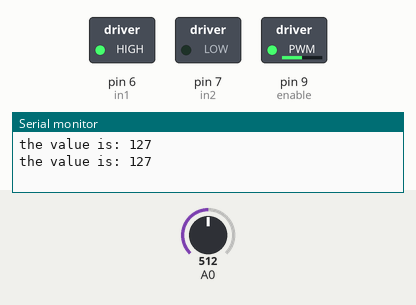
This sketch was run on a simulated Arduino Uno, built with avr-gcc and run on an emulated ATmega328P. Shown: switched loads named in the sketch (green lamp = pin HIGH), the last lines printed to the serial monitor. The inputs (shaded band) are chosen by the test bench; at power-on: A0 = 512.

Above: at 2.8 s.
2.9 s: A0 set to 716
At 5.1 s:
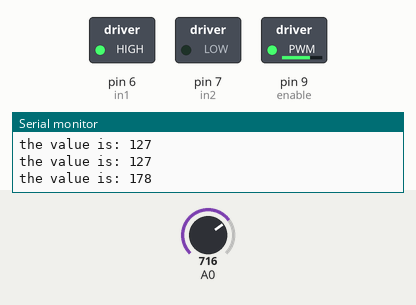
5.6 s: A0 set to 900
At 6.7 s:
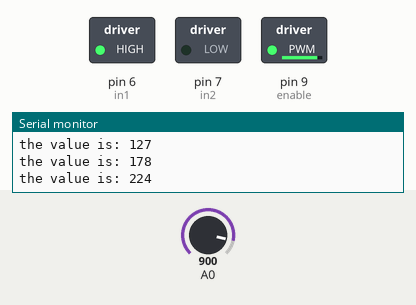
8.3 s: A0 set to 122
At 10.9 s:
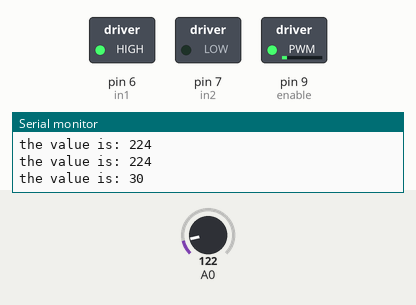
11.5 s: A0 set to 0
At 12.5 s:
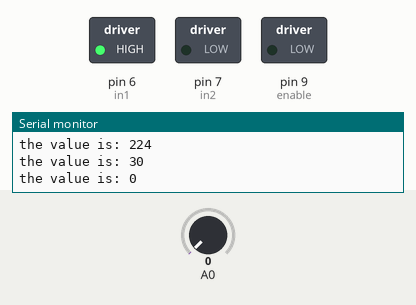
14.2 s: A0 set to 511
At 16.8 s:
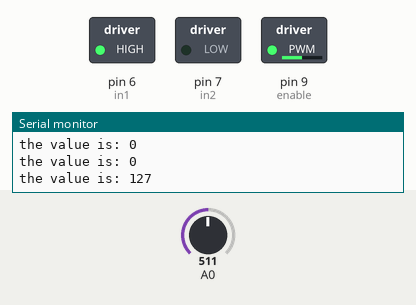
Timing chart, 0 to 18.3 s (numbered marks = the images above; inputs shaded):
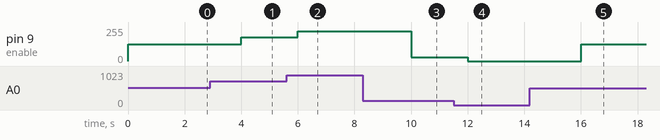

Measured:
- after the input at 2.9 s, pin 9 (enable): 127/255 → 178/255 after 1.1 s
- after the input at 5.6 s, pin 9 (enable): 178/255 → 224/255 after 0.40 s
- after the input at 8.3 s, pin 9 (enable): 224/255 → 30/255 after 1.7 s
- after the input at 11.5 s, pin 9 (enable): 30/255 → 0/255 after 0.50 s
- after the input at 14.2 s, pin 9 (enable): 0/255 → 127/255 after 1.8 s

The sketch:

practice_-_motor_x_potentiometer.ino
```cpp
int enable = 9;
int in1 = 6;
int in2 = 7;

void setup() {
  // put your setup code here, to run once:
pinMode(enable, OUTPUT);
pinMode(in1, OUTPUT);
pinMode(in2, OUTPUT);
digitalWrite(in1, HIGH);
digitalWrite(in2, LOW);
Serial.begin(9600);

}

void loop() {
  // put your main code here, to run repeatedly:

  int potValue = analogRead(A0);
  int pwmValue = map(potValue, 0, 1023, 0, 255);
  analogWrite(enable, pwmValue);
  Serial.print("the value is: ");
  Serial.println(pwmValue);
  delay(2000);

}
```
